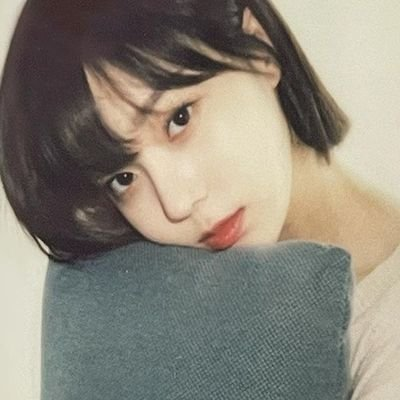
#> input picture winter.jpg, 400 x 400 px, given in place of the camera
$ python opencv_camera.py
#> lines starting #> are read from the running program, lines starting #| are printed output that depends on the picture
import cv2

cap = cv2.VideoCapture(0)

if not cap.isOpened():
    print('Camera open failed')
    exit()


#동영상 촬영
while True:
    ret, frame = cap.read()
#> frame is the input picture: shape (400, 400, 3); mean B, G, R 121.5, 133.6, 139.1
    if not ret:
        break
    cv2.imshow('Frame', frame)
    cv2.imshow("Grey",cv2.cvtColor(frame,cv2.COLOR_BGR2GRAY))
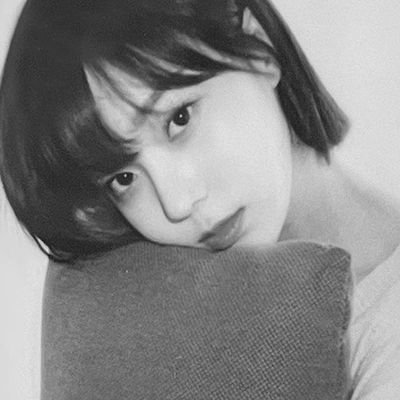
#> window 'Grey': shape (400, 400); min 20, max 231, mean 133.8
    cv2.imshow("HSV",cv2.cvtColor(frame,cv2.COLOR_BGR2HLS_FULL))
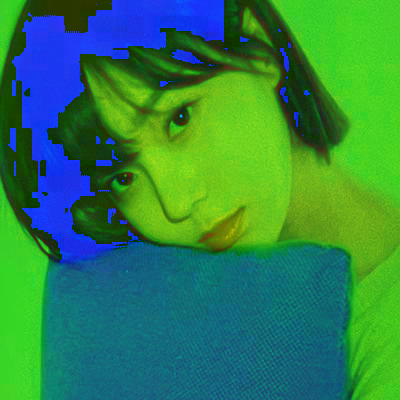
#> window 'HSV': shape (400, 400, 3); mean B, G, R 76.1, 130.4, 47.6
    cv2.imshow("YUV",cv2.cvtColor(frame,cv2.COLOR_BGR2YUV))
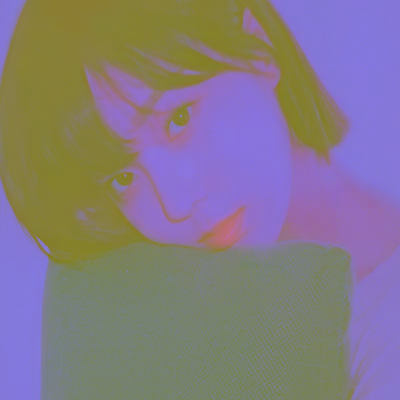
#> window 'YUV': shape (400, 400, 3); mean B, G, R 133.8, 122, 132.6
    cv2.imshow("Canny",cv2.Canny(frame,50,100))
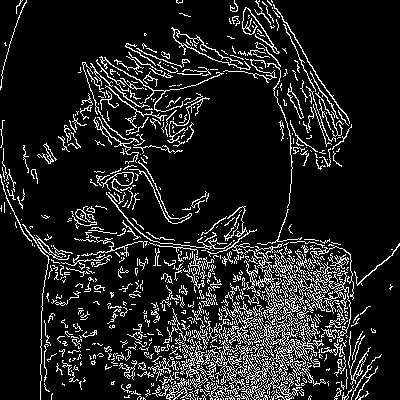
#> window 'Canny': shape (400, 400); 12.6% white in thin lines or dots
    cv2.imshow("Blur",cv2.blur(frame,(10,10)))
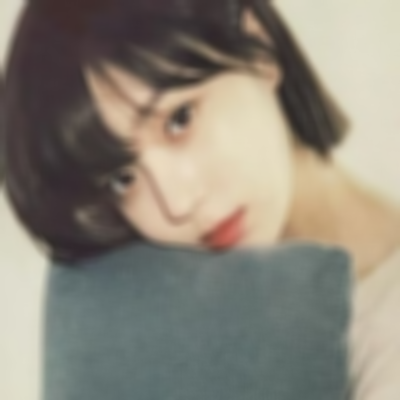
#> window 'Blur': shape (400, 400, 3); mean B, G, R 121.5, 133.5, 139.1

    #1000-> 1초 10->0.01초
    if cv2.waitKey(10) == ord('q'):
#> (key q is pressed here)
        break

cv2.waitKey(0)

#사용자 자원 해제
cap.release()
cv2.destroyAllWindows()
